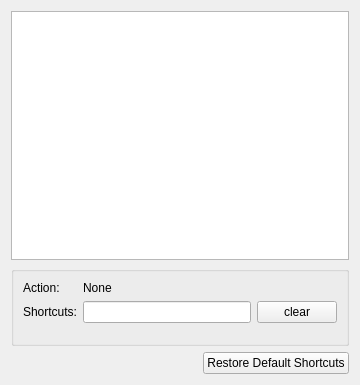
<?xml version="1.0" encoding="UTF-8"?>
<ui version="4.0">
 <class>ShortcutsPage</class>
 <widget class="QWidget" name="ShortcutsPage">
  <property name="geometry">
   <rect>
    <x>0</x>
    <y>0</y>
    <width>360</width>
    <height>385</height>
   </rect>
  </property>
  <property name="windowTitle">
   <string>Form</string>
  </property>
  <layout class="QVBoxLayout" name="verticalLayout">
   <item>
    <widget class="QTreeView" name="treeView"/>
   </item>
   <item>
    <widget class="QGroupBox" name="groupBox">
     <property name="enabled">
      <bool>true</bool>
     </property>
     <property name="sizePolicy">
      <sizepolicy hsizetype="Preferred" vsizetype="Fixed">
       <horstretch>0</horstretch>
       <verstretch>0</verstretch>
      </sizepolicy>
     </property>
     <property name="minimumSize">
      <size>
       <width>0</width>
       <height>80</height>
      </size>
     </property>
     <property name="title">
      <string/>
     </property>
     <layout class="QFormLayout" name="formLayout">
      <property name="fieldGrowthPolicy">
       <enum>QFormLayout::AllNonFixedFieldsGrow</enum>
      </property>
      <item row="0" column="0">
       <widget class="QLabel" name="label">
        <property name="text">
         <string>Action:</string>
        </property>
       </widget>
      </item>
      <item row="0" column="1">
       <widget class="QLabel" name="actionNameLabel">
        <property name="text">
         <string>None</string>
        </property>
       </widget>
      </item>
      <item row="1" column="0">
       <widget class="QLabel" name="label_3">
        <property name="text">
         <string>Shortcuts:</string>
        </property>
       </widget>
      </item>
      <item row="1" column="1">
       <layout class="QHBoxLayout" name="horizontalLayout_3">
        <item>
         <widget class="KeyCaptureLineEdit" name="keySeqLineEdit"/>
        </item>
        <item>
         <widget class="QPushButton" name="clearButton">
          <property name="text">
           <string>clear</string>
          </property>
         </widget>
        </item>
       </layout>
      </item>
     </layout>
    </widget>
   </item>
   <item>
    <layout class="QHBoxLayout" name="horizontalLayout">
     <item>
      <spacer name="horizontalSpacer">
       <property name="orientation">
        <enum>Qt::Horizontal</enum>
       </property>
       <property name="sizeHint" stdset="0">
        <size>
         <width>40</width>
         <height>20</height>
        </size>
       </property>
      </spacer>
     </item>
     <item>
      <widget class="QPushButton" name="restoreShortcutsButton">
       <property name="text">
        <string>Restore Default Shortcuts</string>
       </property>
      </widget>
     </item>
    </layout>
   </item>
  </layout>
 </widget>
 <customwidgets>
  <customwidget>
   <class>KeyCaptureLineEdit</class>
   <extends>QLineEdit</extends>
   <header>keycapturelineedit.h</header>
  </customwidget>
 </customwidgets>
 <resources/>
 <connections/>
</ui>
